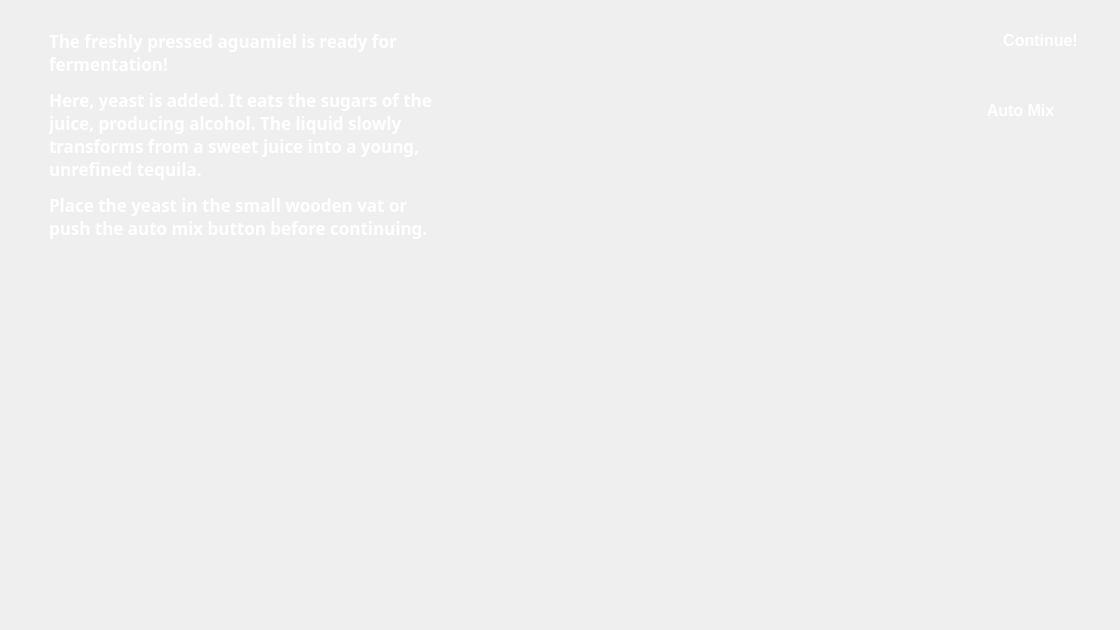
<?xml version="1.0" encoding="UTF-8"?>
<ui version="4.0">
 <class>Mexico</class>
 <widget class="QWidget" name="Mexico">
  <property name="geometry">
   <rect>
    <x>0</x>
    <y>0</y>
    <width>1120</width>
    <height>630</height>
   </rect>
  </property>
  <property name="windowTitle">
   <string>Form</string>
  </property>
  <widget class="QPushButton" name="continuebtn">
   <property name="geometry">
    <rect>
     <x>980</x>
     <y>20</y>
     <width>121</width>
     <height>41</height>
    </rect>
   </property>
   <property name="styleSheet">
    <string notr="true">QPushButton {
    /* Base style */
    color: white;
    background-color: qlineargradient(
        x1: 0, y1: 0, 
        x2: 0, y2: 1, 
        stop: 0 #5cb85c, 
        stop: 1 #4cae4c);
    border: none;
    border-radius: 10px;
    padding: 8px 16px;
    font-size: 16px;
    font-weight: bold;
}

QPushButton:hover {
    /* Slightly brighter on hover */
    background-color: qlineargradient(
        x1: 0, y1: 0, 
        x2: 0, y2: 1, 
        stop: 0 #66bb6a, 
        stop: 1 #43a047);
}

QPushButton:pressed {
    /* Darker when pressed */
    background-color: qlineargradient(
        x1: 0, y1: 0, 
        x2: 0, y2: 1, 
        stop: 0 #43a047, 
        stop: 1 #388e3c);
}
</string>
   </property>
   <property name="text">
    <string>Continue!</string>
   </property>
  </widget>
  <widget class="QLabel" name="label">
   <property name="geometry">
    <rect>
     <x>40</x>
     <y>20</y>
     <width>411</width>
     <height>231</height>
    </rect>
   </property>
   <property name="font">
    <font>
     <family>Trebuchet MS</family>
     <pointsize>11</pointsize>
     <bold>false</bold>
    </font>
   </property>
   <property name="styleSheet">
    <string notr="true">color: white;
background: qlineargradient(
        x1:0, y1:0, x2:0, y2:1,
        stop:0 rgba(100, 100, 100, 100),
        stop:1 rgba(30, 30, 30, 220)
    );    
border-radius: 20px;
padding: 5px;</string>
   </property>
   <property name="text">
    <string>&lt;html&gt;&lt;head/&gt;&lt;body&gt;&lt;p&gt;&lt;span style=&quot; font-size:13pt; font-weight:700;&quot;&gt;The freshly pressed aguamiel is ready for fermentation!&lt;/span&gt;&lt;/p&gt;&lt;p&gt;&lt;span style=&quot; font-size:13pt; font-weight:700;&quot;&gt;Here, yeast is added. It eats the sugars of the juice, producing alcohol. The liquid slowly transforms from a sweet juice into a young, unrefined tequila.&lt;/span&gt;&lt;/p&gt;&lt;p&gt;&lt;span style=&quot; font-size:13pt; font-weight:700;&quot;&gt;Place the yeast in the small wooden vat or push the auto mix button before continuing. &lt;/span&gt;&lt;/p&gt;&lt;/body&gt;&lt;/html&gt;</string>
   </property>
   <property name="alignment">
    <set>Qt::AlignmentFlag::AlignLeading|Qt::AlignmentFlag::AlignLeft|Qt::AlignmentFlag::AlignTop</set>
   </property>
   <property name="wordWrap">
    <bool>true</bool>
   </property>
  </widget>
  <widget class="QPushButton" name="dragSkip">
   <property name="geometry">
    <rect>
     <x>960</x>
     <y>90</y>
     <width>121</width>
     <height>41</height>
    </rect>
   </property>
   <property name="styleSheet">
    <string notr="true">QPushButton {
    /* Base style */
    color: white;
    background-color: qlineargradient(
        x1: 0, y1: 0, 
        x2: 0, y2: 1, 
        stop: 0 #5cb85c, 
        stop: 1 #4cae4c);
    border: none;
    border-radius: 10px;
    padding: 8px 16px;
    font-size: 16px;
    font-weight: bold;
}

QPushButton:hover {
    /* Slightly brighter on hover */
    background-color: qlineargradient(
        x1: 0, y1: 0, 
        x2: 0, y2: 1, 
        stop: 0 #66bb6a, 
        stop: 1 #43a047);
}

QPushButton:pressed {
    /* Darker when pressed */
    background-color: qlineargradient(
        x1: 0, y1: 0, 
        x2: 0, y2: 1, 
        stop: 0 #43a047, 
        stop: 1 #388e3c);
}

QPushButton:disabled {
	background-color: rgba(44, 44, 44, 50)
}</string>
   </property>
   <property name="text">
    <string>Auto Mix</string>
   </property>
  </widget>
 </widget>
 <resources/>
 <connections/>
</ui>
